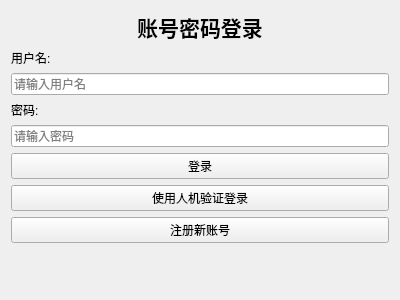
<?xml version="1.0" encoding="utf-8"?>
<ui version="4.0">
 <class>QtPasswordLoginView</class>
 <widget class="QWidget" name="QtPasswordLoginView">
  <property name="geometry">
   <rect>
    <x>0</x>
    <y>0</y>
    <width>400</width>
    <height>300</height>
   </rect>
  </property>
  <property name="minimumSize">
   <size>
    <width>400</width>
    <height>300</height>
   </size>
  </property>
  <property name="windowTitle">
   <string>用户名密码登录</string>
  </property>
  <layout class="QVBoxLayout" name="verticalLayout">
   <item>
    <widget class="QLabel" name="titleLabel">
     <property name="font">
      <font>
       <pointsize>16</pointsize>
       <weight>75</weight>
       <bold>true</bold>
      </font>
     </property>
     <property name="text">
      <string>账号密码登录</string>
     </property>
     <property name="alignment">
      <set>Qt::AlignCenter</set>
     </property>
    </widget>
   </item>
   <item>
    <widget class="QLabel" name="usernameLabel">
     <property name="text">
      <string>用户名:</string>
     </property>
    </widget>
   </item>
   <item>
    <widget class="QLineEdit" name="usernameEdit">
     <property name="placeholderText">
      <string>请输入用户名</string>
     </property>
    </widget>
   </item>
   <item>
    <widget class="QLabel" name="passwordLabel">
     <property name="text">
      <string>密码:</string>
     </property>
    </widget>
   </item>
   <item>
    <widget class="QLineEdit" name="passwordEdit">
     <property name="echoMode">
      <enum>QLineEdit::Password</enum>
     </property>
     <property name="placeholderText">
      <string>请输入密码</string>
     </property>
    </widget>
   </item>
   <item>
    <widget class="QPushButton" name="loginButton">
     <property name="text">
      <string>登录</string>
     </property>
    </widget>
   </item>
   <item>
    <widget class="QPushButton" name="switchToVerifyButton">
     <property name="text">
      <string>使用人机验证登录</string>
     </property>
    </widget>
   </item>
   <item>
    <widget class="QPushButton" name="switchToRegisterButton">
     <property name="text">
      <string>注册新账号</string>
     </property>
    </widget>
   </item>
   <item>
    <spacer name="verticalSpacer">
     <property name="orientation">
      <enum>Qt::Vertical</enum>
     </property>
     <property name="sizeHint" stdset="0">
      <size>
       <width>20</width>
       <height>40</height>
      </size>
     </property>
    </spacer>
   </item>
  </layout>
 </widget>
 <resources/>
 <connections/>
</ui>
